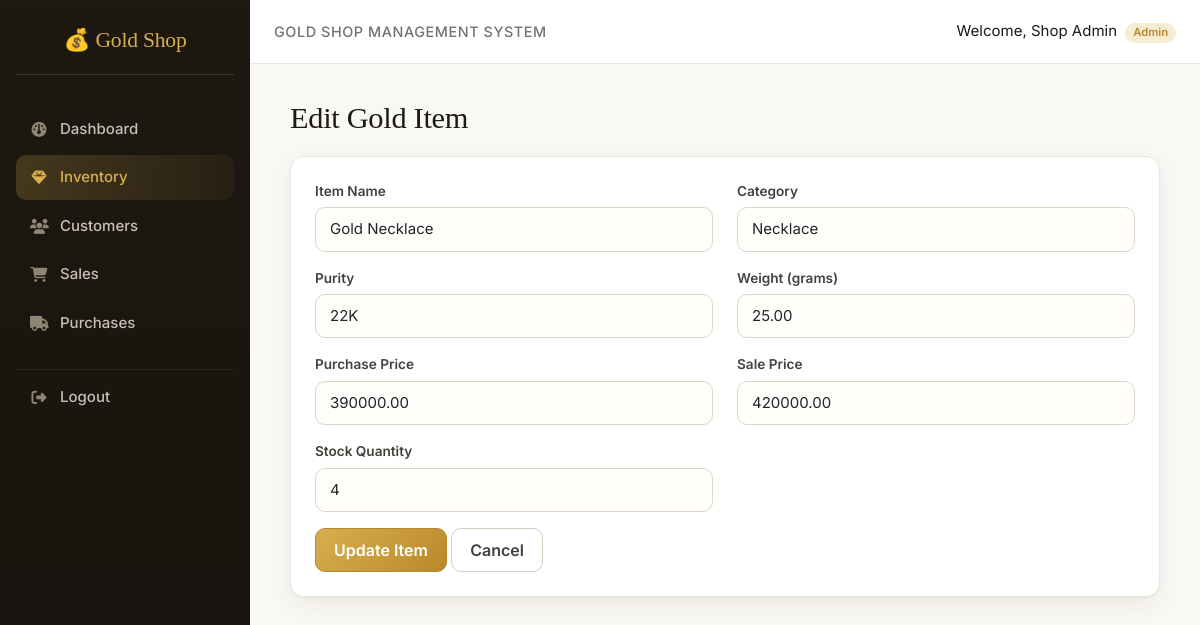
Page /modules/inventory/edit_item.php?id=2 (signed in) on the committed database.
### tables this page shows
CREATE TABLE gold_items (
    id INT AUTO_INCREMENT PRIMARY KEY,
    item_name VARCHAR(150) NOT NULL,
    category VARCHAR(80),
    purity VARCHAR(20),
    weight DECIMAL(10,2) NOT NULL DEFAULT 0,
    purchase_price DECIMAL(12,2) NOT NULL DEFAULT 0,
    sale_price DECIMAL(12,2) NOT NULL DEFAULT 0,
    stock_quantity INT NOT NULL DEFAULT 0,
    created_at TIMESTAMP DEFAULT CURRENT_TIMESTAMP
);

### includes/functions.php (called while the page is built, shortened)
<?php
function e($value): string {
    return htmlspecialchars((string)$value, ENT_QUOTES, 'UTF-8');
}

### modules/inventory/_form.php (the view, shortened to what this page needs)
<form method="POST">
    <div class="row">
        <div class="col-md-6 mb-3"><label>Item Name</label><input type="text" name="item_name" value="<?= e($data['item_name'] ?? '') ?>" class="form-control" required maxlength="150"></div>
        <div class="col-md-6 mb-3"><label>Category</label><input type="text" name="category" value="<?= e($data['category'] ?? '') ?>" class="form-control" maxlength="80"></div>
        <div class="col-md-6 mb-3"><label>Purity</label><input type="text" name="purity" value="<?= e($data['purity'] ?? '') ?>" class="form-control" placeholder="22K / 24K" maxlength="20"></div>
        <div class="col-md-6 mb-3"><label>Weight (grams)</label><input type="number" step="0.01" min="0" name="weight" value="<?= e($data['weight'] ?? '') ?>" class="form-control" required></div>
        <div class="col-md-6 mb-3"><label>Purchase Price</label><input type="number" step="0.01" min="0" name="purchase_price" value="<?= e($data['purchase_price'] ?? '') ?>" class="form-control" required></div>
        <div class="col-md-6 mb-3"><label>Sale Price</label><input type="number" step="0.01" min="0" name="sale_price" value="<?= e($data['sale_price'] ?? '') ?>" class="form-control" required></div>
        <div class="col-md-6 mb-3"><label>Stock Quantity</label><input type="number" min="0" name="stock_quantity" value="<?= e($data['stock_quantity'] ?? '') ?>" class="form-control" required></div>
    </div>
    <button type="submit" class="btn btn-success"><?= e($submit_label) ?></button>
    <a href="view_items.php" class="btn btn-secondary">Cancel</a>
</form>

### assets/css/style.css (style rules this page uses)
:root { --ink: #1c1917; --ink-soft: #44403c; --muted: #78716c; --bg: #faf8f4; --surface: #ffffff; --line: #ece7df; --gold: #b8892b; --gold-light: #d9ae4e; --gold-soft: #f6ecd2; --sidebar: #17130e; --success: #2f7d57; --danger: #b4453a; --radius: 14px; --shadow: 0 1px 2px rgba(28,25,23,.05), 0 8px 24px rgba(28,25,23,.06); }
* { box-sizing: border-box; }
body { margin: 0; min-height: 100vh; font-family: 'Inter', -apple-system, 'Segoe UI', sans-serif; background: var(--bg); color: var(--ink); font-size: 15px; -webkit-font-smoothing: antialiased; }
a { color: var(--gold); text-decoration: none; }
label { font-size: .85rem; font-weight: 600; color: var(--ink-soft); margin-bottom: 6px; }
.form-control, .form-select { border: 1px solid #ddd5c7; border-radius: 10px; padding: 10px 14px; background: #fffefb; }
.btn { border-radius: 10px; font-weight: 600; padding: 9px 18px; border-width: 1px; transition: all .15s; }
.btn-success, .btn-primary, .btn-warning { background: linear-gradient(135deg, var(--gold-light), var(--gold)); border-color: var(--gold); color: #fff; }
.btn-secondary { background: transparent; border-color: #d6cdbd; color: var(--ink-soft); }
label { display: block; }
.form-control, .form-select { display: block; width: 100%; font-size: 15px; font-family: inherit; }
.btn { display: inline-block; cursor: pointer; text-align: center; }
.mb-3 { margin-bottom: 1rem; }

### rows in the picture
gold_items: item_name "Gold Necklace", category "Necklace", purity "22K", weight "25.00", purchase_price "390000.00", sale_price "420000.00", stock_quantity "4"

### other values in the picture
$label "Dashboard"
$label "Inventory"
$label "Customers"
$label "Sales"
$label "Purchases"
$_SESSION['full_name'] "Shop Admin"
$_SESSION['role'] "Admin"
$submit_label "Update Item"
